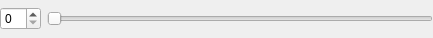
<?xml version="1.0" encoding="UTF-8"?>
<ui version="4.0">
 <class>KnobIntSlider</class>
 <widget class="QWidget" name="KnobIntSlider">
  <property name="geometry">
   <rect>
    <x>0</x>
    <y>0</y>
    <width>433</width>
    <height>38</height>
   </rect>
  </property>
  <property name="windowTitle">
   <string>Form</string>
  </property>
  <layout class="QHBoxLayout" name="horizontalLayout">
   <property name="spacing">
    <number>6</number>
   </property>
   <property name="margin">
    <number>0</number>
   </property>
   <item>
    <widget class="QSpinBox" name="spinBox"/>
   </item>
   <item>
    <widget class="QSlider" name="horizontalSlider">
     <property name="orientation">
      <enum>Qt::Horizontal</enum>
     </property>
    </widget>
   </item>
  </layout>
 </widget>
 <resources/>
 <connections/>
</ui>
